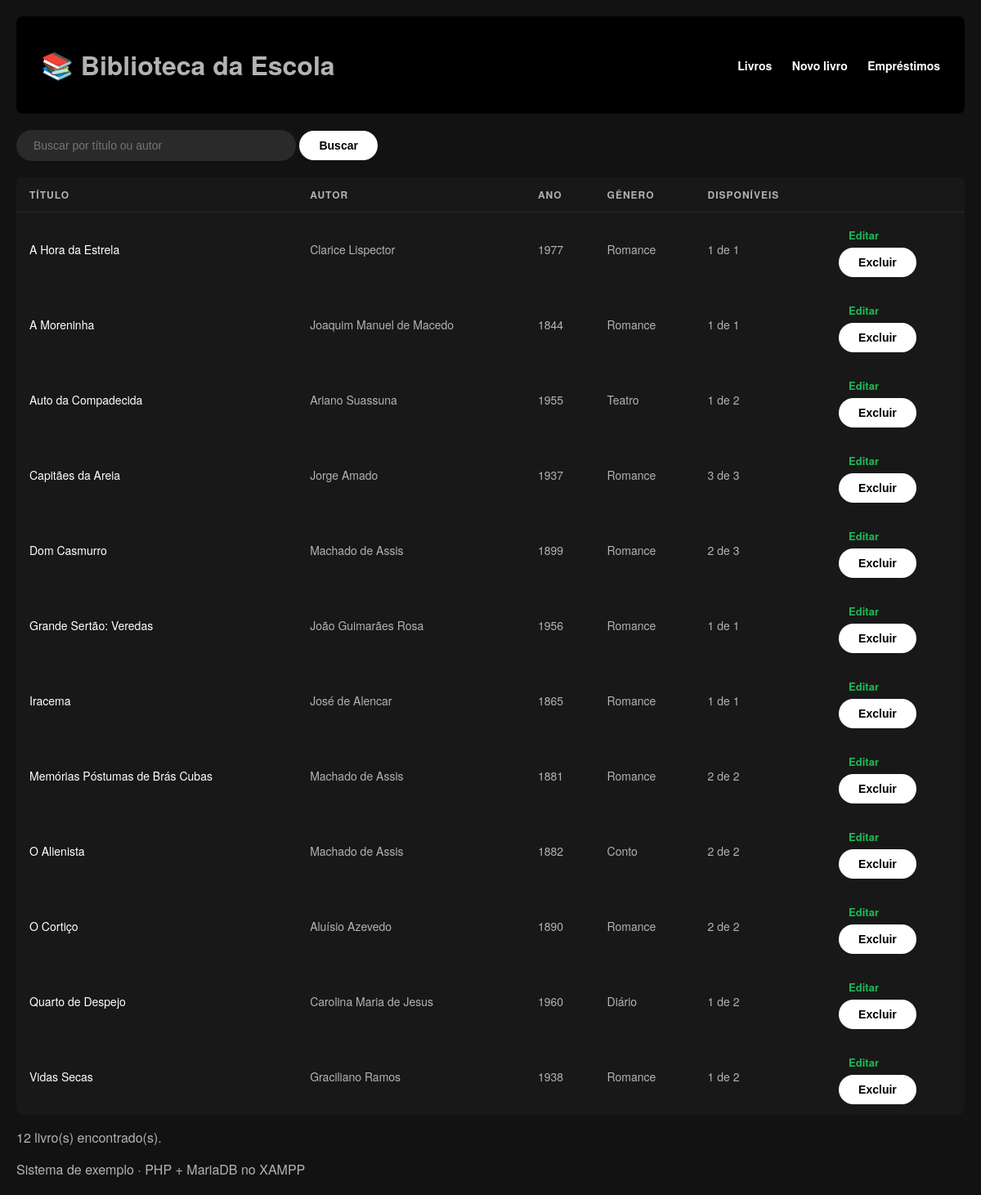
The page / on the database its author committed.
### tables this page shows
CREATE TABLE livros (
  id          INT AUTO_INCREMENT PRIMARY KEY,
  titulo      VARCHAR(150) NOT NULL,
  autor       VARCHAR(100) NOT NULL,
  ano         INT,
  genero      VARCHAR(50),
  quantidade  INT NOT NULL DEFAULT 1
);

### conexao.php (called while the page is built, shortened)
<?php
function e($texto) {
    return htmlspecialchars((string)$texto, ENT_QUOTES, 'UTF-8');
}

### index.php (the view, shortened to what this page needs)
<?php
require 'conexao.php';
$busca = $_GET['busca'] ?? '';
$sql = "SELECT l.id, l.titulo, l.autor, l.ano, l.genero, l.quantidade,
               COUNT(e.id) AS emprestados
        FROM livros l
        LEFT JOIN emprestimos e
               ON e.livro_id = l.id AND e.data_devolucao IS NULL
        WHERE l.titulo LIKE :busca OR l.autor LIKE :busca2
        GROUP BY l.id, l.titulo, l.autor, l.ano, l.genero, l.quantidade
        ORDER BY l.titulo";
$consulta = $pdo->prepare($sql);
$consulta->execute([':busca' => "%$busca%", ':busca2' => "%$busca%"]);
$livros = $consulta->fetchAll();
require 'topo.php';
?>
<form method="get" class="busca">
  <input type="text" name="busca" value="<?= e($busca) ?>" placeholder="Buscar por título ou autor">
  <button>Buscar</button>
</form>
<table>
  <tr><th>Título</th><th>Autor</th><th>Ano</th><th>Gênero</th><th>Disponíveis</th><th></th></tr>
  <?php foreach ($livros as $livro): ?>
    <tr>
      <td><?= e($livro['titulo']) ?></td>
      <td><?= e($livro['autor']) ?></td>
      <td><?= e($livro['ano']) ?></td>
      <td><?= e($livro['genero']) ?></td>
      <td><?= $livro['quantidade'] - $livro['emprestados'] ?> de <?= $livro['quantidade'] ?></td>
      <td class="acoes">
        <a href="editar.php?id=<?= $livro['id'] ?>">Editar</a>
        <form method="post" action="excluir.php" onsubmit="return confirm('Excluir este livro?')">
          <button class="perigo">Excluir</button>
        </form>
      </td>
    </tr>
  <?php endforeach; ?>
</table>
<p class="total"><?= count($livros) ?> livro(s) encontrado(s).</p>
<?php require 'rodape.php'; ?>

### topo.php (shortened to what this page needs)
<!DOCTYPE html>
<html lang="pt-BR">
<head>
  <link rel="stylesheet" href="estilo.css">
</head>
<body>
<header>
  <h1>📚 Biblioteca da Escola</h1>
  <nav>
    <a href="index.php">Livros</a>
    <a href="novo.php">Novo livro</a>
    <a href="emprestimos.php">Empréstimos</a>
  </nav>
</header>
<main>

### rodape.php
</main>
<footer>Sistema de exemplo · PHP + MariaDB no XAMPP</footer>
</body>
</html>

### estilo.css (style rules this page uses)
body { background-color: #121212; color: #B3B3B3; font-family: 'Montserrat', 'Helvetica Neue', Helvetica, Arial, sans-serif; margin: 0; padding: 20px; }
header, .navbar, div[style*="background-color"] { background-color: #000000 !important; padding: 15px 30px; border-radius: 8px; margin-bottom: 20px; display: flex; justify-content: space-between; align-items: center; }
.navbar a, header a { color: #FFFFFF !important; text-decoration: none; font-weight: 700; font-size: 14px; margin-left: 20px; transition: color 0.2s ease; }
input[type="text"], input[type="search"] { background-color: #2A2A2A; border: 1px solid transparent; color: #FFFFFF; padding: 10px 20px; border-radius: 50px; font-size: 14px; width: 300px; outline: none; transition: background-color 0.2s, border-color 0.2s; }
button, input[type="submit"] { background-color: #FFFFFF; color: #000000; border: none; padding: 10px 24px; font-weight: 700; font-size: 14px; border-radius: 50px; cursor: pointer; transition: transform 0.2s, background-color 0.2s; }
table { width: 100%; border-collapse: collapse; background-color: #181818; padding: 20px; border-radius: 8px; margin-top: 20px; }
th { color: #B3B3B3; text-transform: uppercase; font-size: 12px; letter-spacing: 1px; text-align: left; padding: 12px 16px; border-bottom: 1px solid #282828; }
td { color: #B3B3B3; font-size: 14px; padding: 12px 16px; border-bottom: 1px solid transparent; }
td:first-child, table tr td:nth-child(1) { color: #FFFFFF; font-weight: 500; }
td a, .btn-action { font-size: 13px; font-weight: 700; text-decoration: none; padding: 6px 12px; border-radius: 4px; margin-right: 5px; display: inline-block; }
td a[href*="editar"], .btn-edit { color: #1DB954 !important; background: transparent; }

### rows shown on the page
livros: titulo "A Hora da Estrela", autor "Clarice Lispector", ano "1977", genero "Romance", $livro['quantidade']-$livro['emprestados'] "1", quantidade "1"
livros: titulo "A Moreninha", autor "Joaquim Manuel de Macedo", ano "1844", genero "Romance", $livro['quantidade']-$livro['emprestados'] "1", quantidade "1"
livros: titulo "Auto da Compadecida", autor "Ariano Suassuna", ano "1955", genero "Teatro", emprestados "1", quantidade "2"
livros: titulo "Capitães da Areia", autor "Jorge Amado", ano "1937", genero "Romance", $livro['quantidade']-$livro['emprestados'] "3", quantidade "3"
livros: titulo "Dom Casmurro", autor "Machado de Assis", ano "1899", genero "Romance", emprestados "2", quantidade "3"
livros: titulo "Grande Sertão: Veredas", autor "João Guimarães Rosa", ano "1956", genero "Romance", $livro['quantidade']-$livro['emprestados'] "1", quantidade "1"
livros: titulo "Iracema", autor "José de Alencar", ano "1865", genero "Romance", $livro['quantidade']-$livro['emprestados'] "1", quantidade "1"
livros: titulo "Memórias Póstumas de Brás Cubas", autor "Machado de Assis", ano "1881", genero "Romance", $livro['quantidade']-$livro['emprestados'] "2", quantidade "2"
livros: titulo "O Alienista", autor "Machado de Assis", ano "1882", genero "Conto", $livro['quantidade']-$livro['emprestados'] "2", quantidade "2"
livros: titulo "O Cortiço", autor "Aluísio Azevedo", ano "1890", genero "Romance", $livro['quantidade']-$livro['emprestados'] "2", quantidade "2"
livros: titulo "Quarto de Despejo", autor "Carolina Maria de Jesus", ano "1960", genero "Diário", emprestados "1", quantidade "2"
livros: titulo "Vidas Secas", autor "Graciliano Ramos", ano "1938", genero "Romance", emprestados "1", quantidade "2"

### other values the page prints
count($livros) "12"
